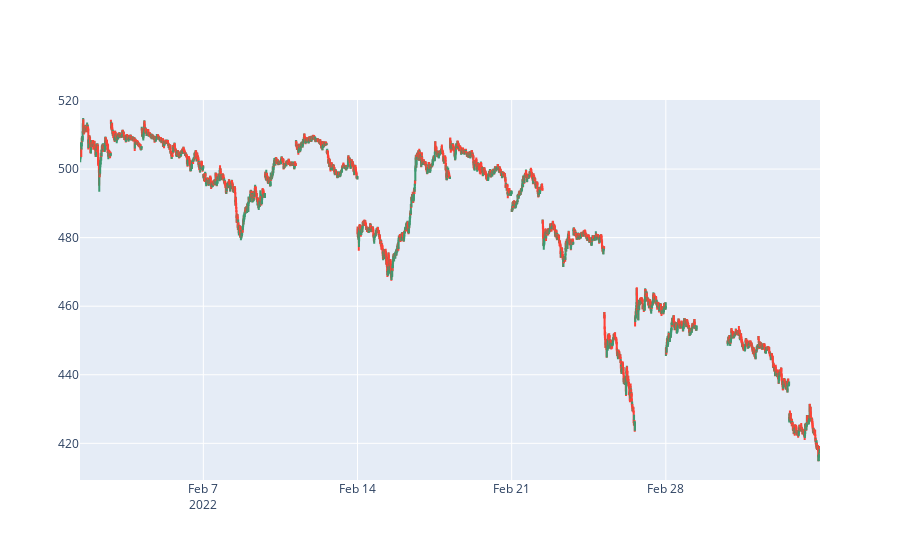

The code cell stored with this chart in its notebook:
### Code cell
fig = go.Figure(data = [go.Candlestick(x = hr_map.index, 
                open = hr_map['Open'],
                high = hr_map['High'],
                low = hr_map['Low'],
                close = hr_map['Close'])])
fig.update_layout(xaxis_rangeslider_visible = False, hovermode = 'x unified')
fig.update_xaxes(rangebreaks = [dict(pattern='hour', bounds=[15.5,9.5]), 
        dict(bounds = ['sat', 'mon'])])
# fig.update_xaxes(rangebreaks = [dict(bounds=['sat','mon'])])

fig.show()

### Figure 1 — Plotly figure (JSON) as saved in the notebook; plotly's stock layout.template omitted (floating-point values rounded to 4 significant figures; data arrays with more than 128 entries replaced by an {"elided": "..."} marker saying what was removed)
{"data": [{"close": {"elided": "4324 float values"}, "high": {"elided": "4324 float values"}, "low": {"elided": "4324 float values"}, "open": {"elided": "4324 float values"}, "type": "candlestick", "x": {"elided": "4324 str values"}}], "layout": {"hovermode": "x unified", "xaxis": {"rangebreaks": [{"bounds": [15.5, 9.5], "pattern": "hour"}, {"bounds": ["sat", "mon"]}], "rangeslider": {"visible": false}}}}
